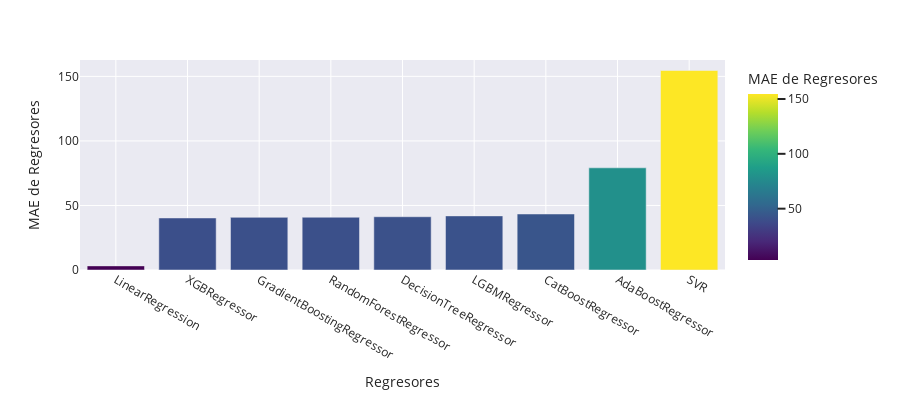

The notebook cell saved with this chart:
### Code cell
fig = px.bar(df_regs_autoreg.sort_values(by='Metricas', ascending=True), x='Regresores', y='Metricas', color='Metricas',
             labels={'Metricas':'MAE de Regresores'}, height=400, color_continuous_scale='Viridis')
fig.show()

### Figure 1 — Plotly figure (JSON) as saved in the notebook; plotly's stock layout.template omitted (floating-point values rounded to 4 significant figures)
{"data": [{"alignmentgroup": "True", "hovertemplate": "Regresores=%{x}<br>MAE de Regresores=%{marker.color}<extra></extra>", "legendgroup": "", "marker": {"color": [3.185, 40.32, 40.78, 40.89, 41.26, 41.92, 43.39, 79.14, 154.5], "coloraxis": "coloraxis", "pattern": {"shape": ""}}, "name": "", "offsetgroup": "", "orientation": "v", "showlegend": false, "textposition": "auto", "type": "bar", "x": ["LinearRegression", "XGBRegressor", "GradientBoostingRegressor", "RandomForestRegressor", "DecisionTreeRegressor", "LGBMRegressor", "CatBoostRegressor", "AdaBoostRegressor", "SVR"], "xaxis": "x", "y": [3.185, 40.32, 40.78, 40.89, 41.26, 41.92, 43.39, 79.14, 154.5], "yaxis": "y"}], "layout": {"barmode": "relative", "coloraxis": {"colorbar": {"title": {"text": "MAE de Regresores"}}, "colorscale": [[0, "#440154"], [0.1111, "#482878"], [0.2222, "#3e4989"], [0.3333, "#31688e"], [0.4444, "#26828e"], [0.5556, "#1f9e89"], [0.6667, "#35b779"], [0.7778, "#6ece58"], [0.8889, "#b5de2b"], [1, "#fde725"]]}, "height": 400, "legend": {"tracegroupgap": 0}, "margin": {"t": 60}, "xaxis": {"anchor": "y", "domain": [0, 1], "title": {"text": "Regresores"}}, "yaxis": {"anchor": "x", "domain": [0, 1], "title": {"text": "MAE de Regresores"}}}}
